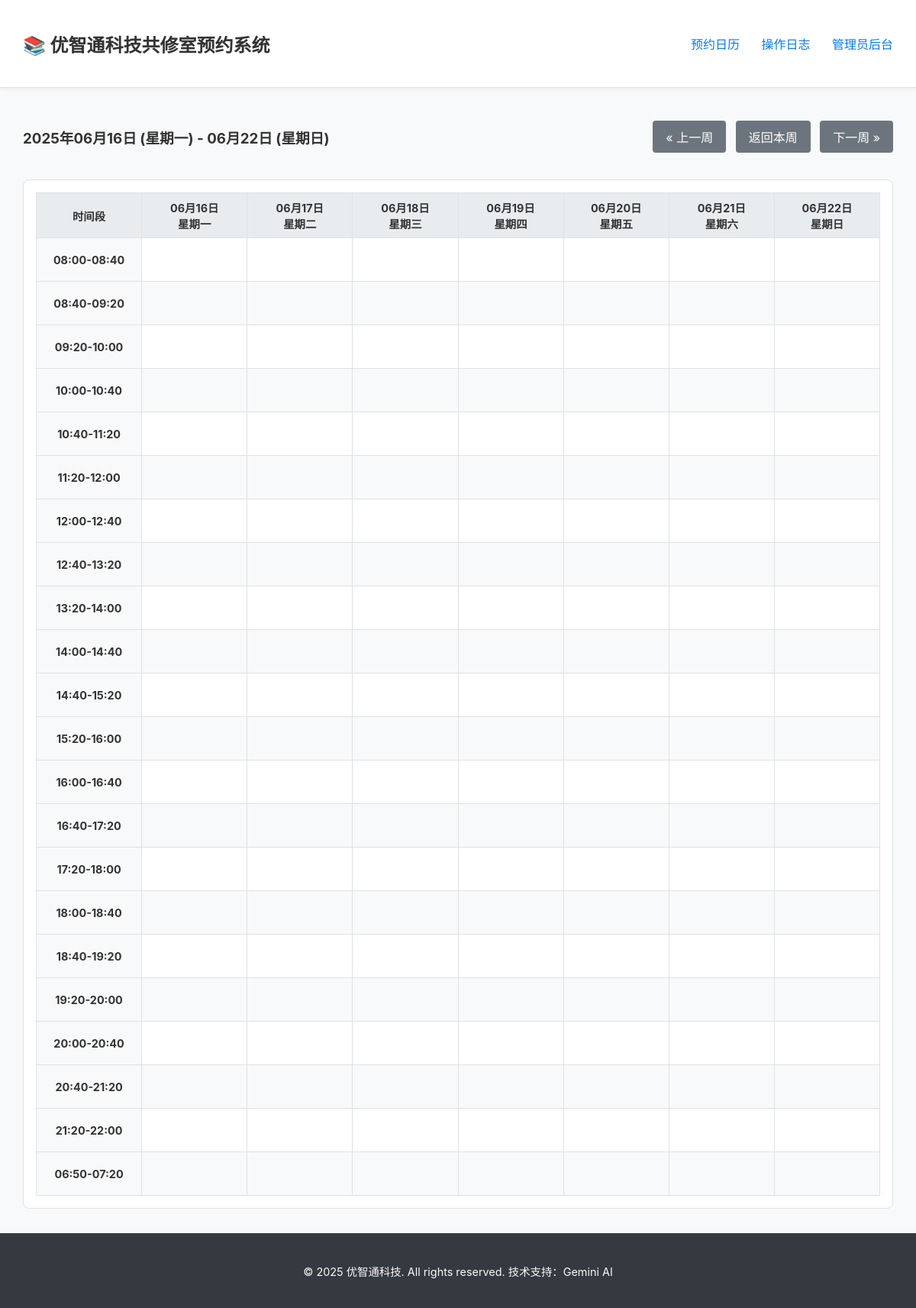
Page /schedule?start_date=2025-06-16 on the committed database.
### app.py (models this page shows)
    class TimeSlot(sql_alchemy_db.Model): id = sql_alchemy_db.Column(sql_alchemy_db.Integer,
                                                                     primary_key=True); slot_value = sql_alchemy_db.Column(
        sql_alchemy_db.String(50), unique=True, nullable=False); order = sql_alchemy_db.Column(sql_alchemy_db.Integer)

### app.py (the view)
@app.route('/schedule')
@check_db_connection
def schedule():
    start_date_str = request.args.get('start_date')
    today = date.today()
    start_date = datetime.strptime(start_date_str, '%Y-%m-%d').date() if start_date_str else today
    current_monday = start_date - timedelta(days=start_date.weekday())
    week_dates = [(current_monday + timedelta(days=i)) for i in range(7)]
    reservations = {};
    special_dates = set();
    time_slots = get_time_slots()
    if db_is_redis:
        special_dates = db.smembers('special_dates') or set()
        with db.pipeline() as pipe:
            for d in week_dates:
                for ts in time_slots: pipe.get(f"reservation:{d.isoformat()}:{ts}")
            results = pipe.execute()
        i = 0
        for d in week_dates:
            for ts in time_slots:
                if results[i]: reservations[f"{d.isoformat()}:{ts}"] = results[i]
                i += 1
    else:
        res_results = Reservation.query.all();
        special_dates = {sd.date_str for sd in SpecialDate.query.all()}
        for res in res_results: reservations[res.id] = res.user_name
    return render_template('index.html', week_dates=week_dates, time_slots=time_slots, reservations=reservations,
                           special_dates=special_dates, special_date_name="斋日", date_range_start=week_dates[0],
                           date_range_end=week_dates[-1],
                           prev_week_start_date=(current_monday - timedelta(weeks=1)).isoformat(),
                           next_week_start_date=(current_monday + timedelta(weeks=1)).isoformat(),
                           today_start_date=today.isoformat())

### app.py (called while the page is built)
def get_time_slots():
    if db_is_redis:
        return db.lrange(TIME_SLOTS_KEY, 0, -1)
    else:
        return [s.slot_value for s in TimeSlot.query.order_by(TimeSlot.order).all()]

def check_db_connection(f):
    @wraps(f)
    def decorated_function(*args, **kwargs):
        db_handle = db if db_is_redis else db.session
        if db_handle is None: return "数据库连接失败，请检查服务器配置或环境变量。", 503
        return f(*args, **kwargs)
    return decorated_function

### templates/index.html (shortened to what this page needs)
{% extends "base.html" %}
{% block content %}
<div class="schedule-header">
    <div class="date-range">
        <h3>{{ date_range_start.strftime('%Y年%m月%d日') }} ({{ date_range_start.strftime('%A') | replace('Monday', '星期一') | replace('Tuesday', '星期二') | replace('Wednesday', '星期三') | replace('Thursday', '星期四') | replace('Friday', '星期五') | replace('Saturday', '星期六') | replace('Sunday', '星期日') }}) - {{ date_range_end.strftime('%m月%d日') }} ({{ date_range_end.strftime('%A') | replace('Monday', '星期一') | replace('Tuesday', '星期二') | replace('Wednesday', '星期三') | replace('Thursday', '星期四') | replace('Friday', '星期五') | replace('Saturday', '星期六') | replace('Sunday', '星期日') }})</h3>
    </div>
    <div class="navigation">
        <a href="{{ url_for('schedule', start_date=prev_week_start_date) }}" class="button">&laquo; 上一周</a>
        <a href="{{ url_for('schedule', start_date=today_start_date) }}" class="button">返回本周</a>
        <a href="{{ url_for('schedule', start_date=next_week_start_date) }}" class="button">下一周 &raquo;</a>
    </div>
</div>
<div class="schedule-grid-container">
    <table class="schedule-grid">
        <thead>
            <tr>
                <th class="time-header">时间段</th>
                {% for day in week_dates %}
                <th class="{% if day.isoformat() in special_dates %}special-date{% endif %}">
                    {{ day.strftime('%m月%d日') }}<br>
                    {{ day.strftime('%A') | replace('Monday', '星期一') | replace('Tuesday', '星期二') | replace('Wednesday', '星期三') | replace('Thursday', '星期四') | replace('Friday', '星期五') | replace('Saturday', '星期六') | replace('Sunday', '星期日') }}
                </th>
                {% endfor %}
            </tr>
        </thead>
        <tbody>
            {% for time_slot in time_slots %}
            <tr>
                <td class="time-slot-label">{{ time_slot }}</td>
                {% for day in week_dates %}
                {% set res_key = day.isoformat() + ':' + time_slot %}
                <td data-date="{{ day.isoformat() }}" data-time="{{ time_slot }}" data-user="{{ reservations.get(res_key, '') }}">
                </td>
                {% endfor %}
            </tr>
            {% endfor %}
        </tbody>
    </table>
</div>
{% endblock %}

### static/css/style.css (style rules this page uses)
:root { --primary-color: #007bff; --primary-hover-color: #0056b3; --danger-color: #dc3545; --danger-hover-color: #c82333; --special-date-bg: #fff3cd; --border-color: #dee2e6; --background-color: #f8f9fa; --text-color: #333; --header-bg: #ffffff; --footer-bg: #343a40; --footer-text: #f8f9fa; --font-family: -apple-system, BlinkMacSystemFont, "Segoe UI", Roboto, "Helvetica Neue", Arial, sans-serif; }
body { font-family: var(--font-family); margin: 0; background-color: var(--background-color); color: var(--text-color); display: flex; flex-direction: column; min-height: 100vh; }
.button, .button-primary, .button-danger, .button-danger-small { display: inline-block; padding: 0.5rem 1rem; border: 1px solid transparent; border-radius: 0.25rem; text-decoration: none; cursor: pointer; font-size: 1rem; transition: all 0.2s ease-in-out; text-align: center; }
.button { background-color: #6c757d; color: white; }
.schedule-header { display: flex; justify-content: space-between; align-items: center; flex-wrap: wrap; margin-bottom: 1.5rem; }
.navigation a { margin-left: 0.5rem; }
.schedule-grid-container { overflow-x: auto; background: white; border: 1px solid var(--border-color); border-radius: 8px; padding: 1rem; }
.schedule-grid { width: 100%; border-collapse: collapse; table-layout: fixed; }
.schedule-grid th, .schedule-grid td { border: 1px solid var(--border-color); padding: 0.5rem; text-align: center; min-width: 120px; font-size: 0.9rem; }
.schedule-grid thead th { background-color: #e9ecef; position: sticky; top: 0; z-index: 10; }
.schedule-grid .time-header { min-width: 100px; }
.schedule-grid .time-slot-label { font-weight: bold; background-color: #f8f9fa; }
.schedule-grid tbody td { cursor: pointer; transition: background-color 0.2s; height: 40px; white-space: nowrap; overflow: hidden; text-overflow: ellipsis; }
table { width: 100%; border-collapse: collapse; }
table th, table td { padding: 0.75rem; border-bottom: 1px solid var(--border-color); text-align: left; }
table thead th { background-color: #e9ecef; }
table tbody tr:nth-child(even) { background-color: #f8f9fa; }

### rows in the picture
TimeSlot: slot_value "08:00-08:40"
TimeSlot: slot_value "08:40-09:20"
TimeSlot: slot_value "09:20-10:00"
TimeSlot: slot_value "10:00-10:40"
TimeSlot: slot_value "10:40-11:20"
TimeSlot: slot_value "11:20-12:00"
TimeSlot: slot_value "12:00-12:40"
TimeSlot: slot_value "12:40-13:20"
TimeSlot: slot_value "13:20-14:00"
TimeSlot: slot_value "14:00-14:40"
TimeSlot: slot_value "14:40-15:20"
TimeSlot: slot_value "15:20-16:00"
TimeSlot: slot_value "16:00-16:40"
TimeSlot: slot_value "16:40-17:20"
TimeSlot: slot_value "17:20-18:00"
TimeSlot: slot_value "18:00-18:40"
TimeSlot: slot_value "18:40-19:20"
TimeSlot: slot_value "19:20-20:00"
TimeSlot: slot_value "20:00-20:40"
TimeSlot: slot_value "20:40-21:20"
TimeSlot: slot_value "21:20-22:00"
TimeSlot: slot_value "06:50-07:20"

### other values in the picture
{{ date_range_start.strftime('%Y年%m月%d日') }} "2025年06月16日"
{{ date_range_end.strftime('%m月%d日') }} "06月22日"
{{ day.strftime('%m月%d日') }} "06月16日" "06月17日" "06月18日" "06月19日" "06月20日" "06月21日" "06月22日"
